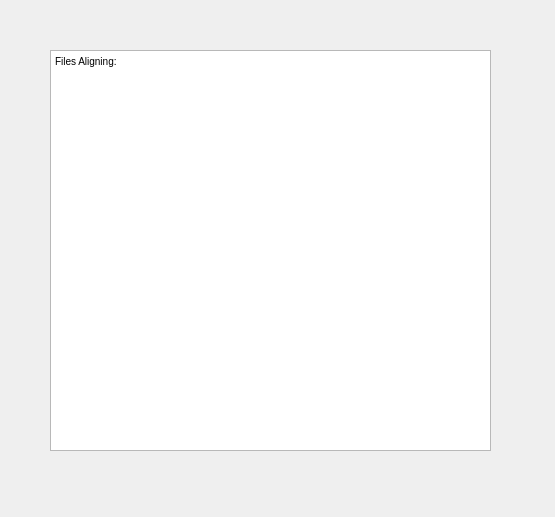
<?xml version="1.0" encoding="UTF-8"?>
<ui version="4.0">
 <class>Form</class>
 <widget class="QWidget" name="Form">
  <property name="geometry">
   <rect>
    <x>0</x>
    <y>0</y>
    <width>555</width>
    <height>517</height>
   </rect>
  </property>
  <property name="windowTitle">
   <string>Files Aligning</string>
  </property>
  <widget class="QTextEdit" name="textEdit">
   <property name="geometry">
    <rect>
     <x>50</x>
     <y>50</y>
     <width>441</width>
     <height>401</height>
    </rect>
   </property>
   <property name="html">
    <string>&lt;!DOCTYPE HTML PUBLIC &quot;-//W3C//DTD HTML 4.0//EN&quot; &quot;http://www.w3.org/TR/REC-html40/strict.dtd&quot;&gt;
&lt;html&gt;&lt;head&gt;&lt;meta name=&quot;qrichtext&quot; content=&quot;1&quot; /&gt;&lt;style type=&quot;text/css&quot;&gt;
p, li { white-space: pre-wrap; }
&lt;/style&gt;&lt;/head&gt;&lt;body style=&quot; font-family:'MS Shell Dlg 2'; font-size:7.8pt; font-weight:400; font-style:normal;&quot;&gt;
&lt;p style=&quot; margin-top:0px; margin-bottom:0px; margin-left:0px; margin-right:0px; -qt-block-indent:0; text-indent:0px;&quot;&gt;Files Aligning:&lt;/p&gt;&lt;/body&gt;&lt;/html&gt;</string>
   </property>
  </widget>
 </widget>
 <resources/>
 <connections/>
</ui>
